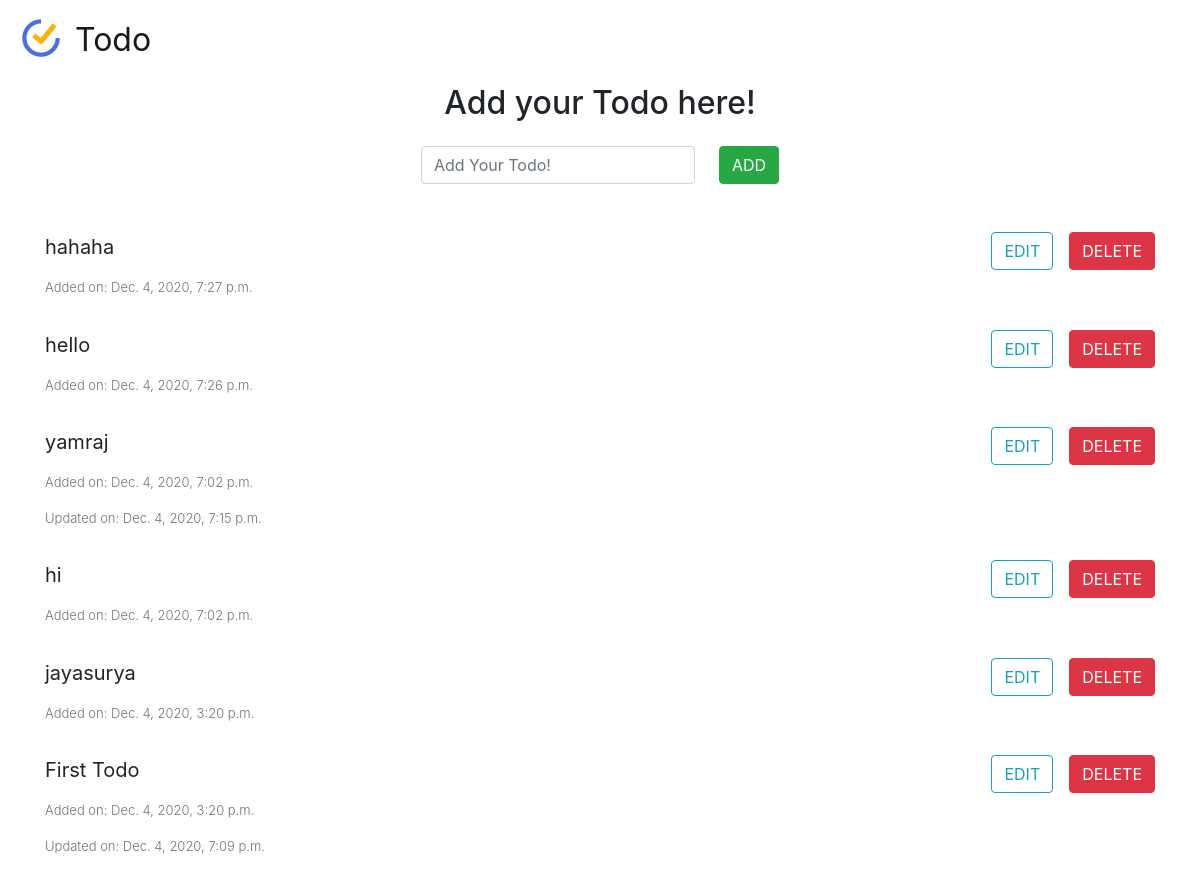
/, run on an earlier commit of the app's database.
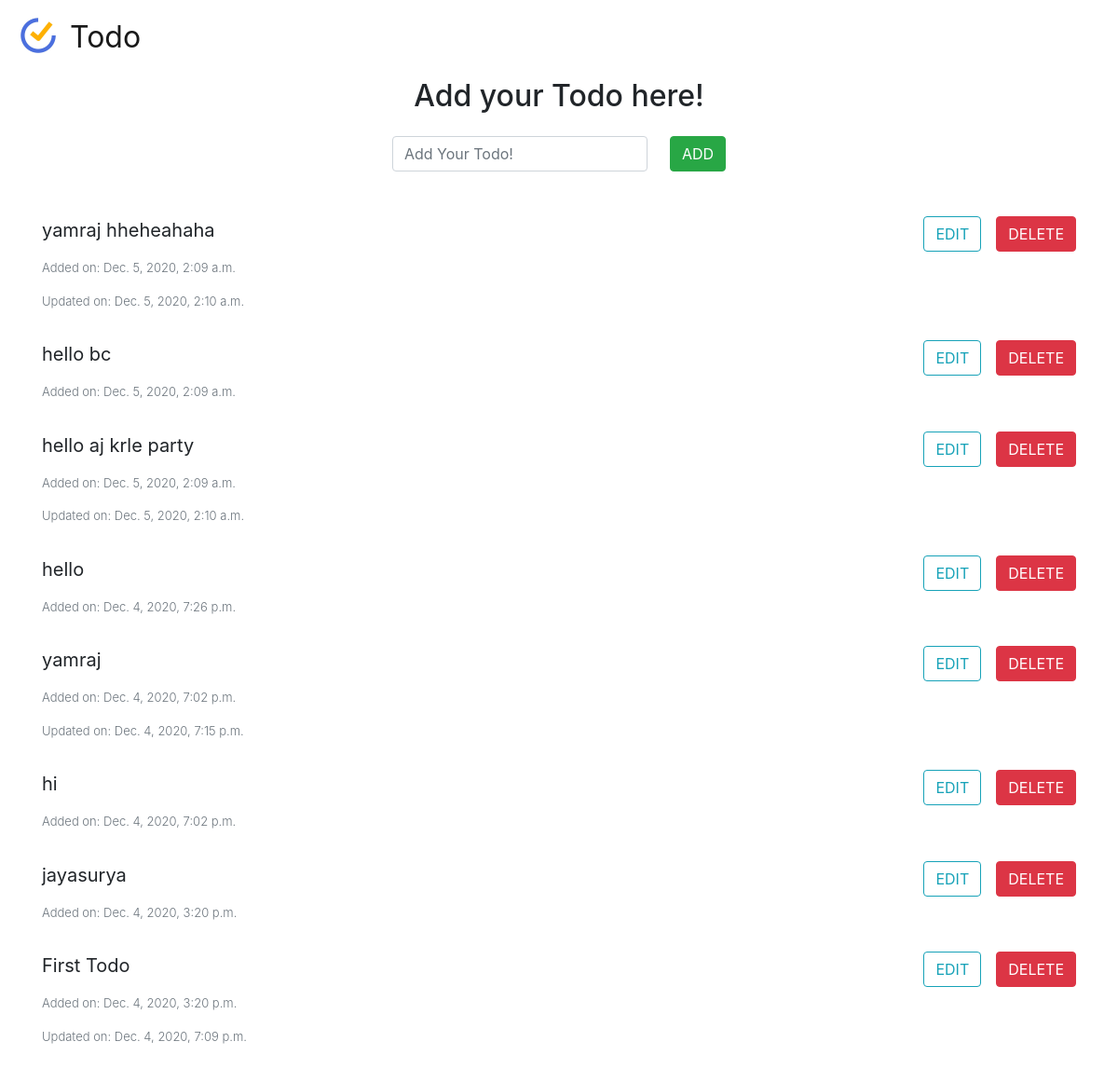
And on a later commit of the database.
### maketodo/models.py (models this page shows, shortened)
class ToDo(models.Model):
    todo_text = models.CharField(max_length=200)
    added_on = models.DateTimeField(auto_now_add=True)
    updated_on = models.DateTimeField(auto_now=True)
    class Meta:
        ordering = ['-added_on']

### maketodo/views.py (the view)
# urls.py: path('', home, name='home'),
def home(request):
    todo_list = ToDo.objects.all()
    form = ToDoForm()
    context = {'app_name':'Todo App', 'todo_list':todo_list,'form':form}
    return render(request, 'home.html', context)

### maketodo/forms.py
class ToDoForm(forms.ModelForm):
    class Meta:
        model = ToDo
        fields = ['todo_text']
        widgets = {'todo_text': forms.TextInput(attrs={
                                        'class': 'form-control',
                                        'placeholder':'Add Your Todo!'})}

### maketodo/templates/home.html (shortened to what this page needs)
{% load static %}
<!DOCTYPE html>
<html>
  <head>
    <link
      rel="stylesheet"
      href="https://cdn.jsdelivr.net/npm/bootstrap@4.5.3/dist/css/bootstrap.min.css"
    />
  </head>
  <body>
    <nav class="navbar navbar-light bg-white">
      <a class="navbar-brand" href="#" style="font-size: 32px">
        <img class="mb-2" src="{% static "images/ticktick-app-icon.jpg" %}"
        width="50" height="50" class="d-inline-block align-top" alt=""
        loading="lazy" /> Todo
      </a>
    </nav>
    <div class="container-fluid">
      <h2 class="text-center">Add your Todo here!</h2>
    </div>
    <div class="container">
      <div class="row">
        <div class="col">
          <form
            class="form-inline justify-content-center mt-3 mb-5"
            action="add_todo/"
            method="POST"
          >
            <div class="form-group">{{ form.todo_text }}</div>
            <button
              type="submit"
              class="form-group ml-4 btn btn-success"
            >
              ADD
            </button>
          </form>
        </div>
      </div>
    </div>
    <div class="container">
      {% for todo in todo_list %}
      <div class="row no-gutters mb-3">
        <div class="col">
          <p class="lead"><strong>{{ todo.todo_text }}</strong></p>
          <p class="lead text-muted" style="font-size: 13px">
            Added on: {{ todo.added_on }}
          </p>
          {% if todo.added_on != todo.updated_on %}
          <p class="lead text-muted" style="font-size: 13px">
            Updated on: {{ todo.updated_on }}
          </p>
          {% endif %}
        </div>
        <form action="{% url 'edit_todo' todo.id %}">
          <button
            type="submit"
            class="btn btn-outline-info float-right mr-2 ml-1"
          >
            EDIT
          </button>
        </form>
        <form method="POST" action="{% url 'delete_todo' todo.id %} ">
          <button type="submit" class="btn btn-danger float-right ml-2">
            DELETE
          </button>
        </form>
      </div>
      {% endfor %}
    </div>
  </body>
</html>

What changed in the data, as far as the page shows it:
removed ToDo: todo_text "hahaha", added_on "Dec. 4, 2020, 7:27 p.m."
added ToDo: todo_text "yamraj hheheahaha", added_on "Dec. 5, 2020, 2:09 a.m.", updated_on "Dec. 5, 2020, 2:10 a.m."
added ToDo: todo_text "hello bc", added_on "Dec. 5, 2020, 2:09 a.m."
added ToDo: todo_text "hello aj krle party", added_on "Dec. 5, 2020, 2:09 a.m.", updated_on "Dec. 5, 2020, 2:10 a.m."
